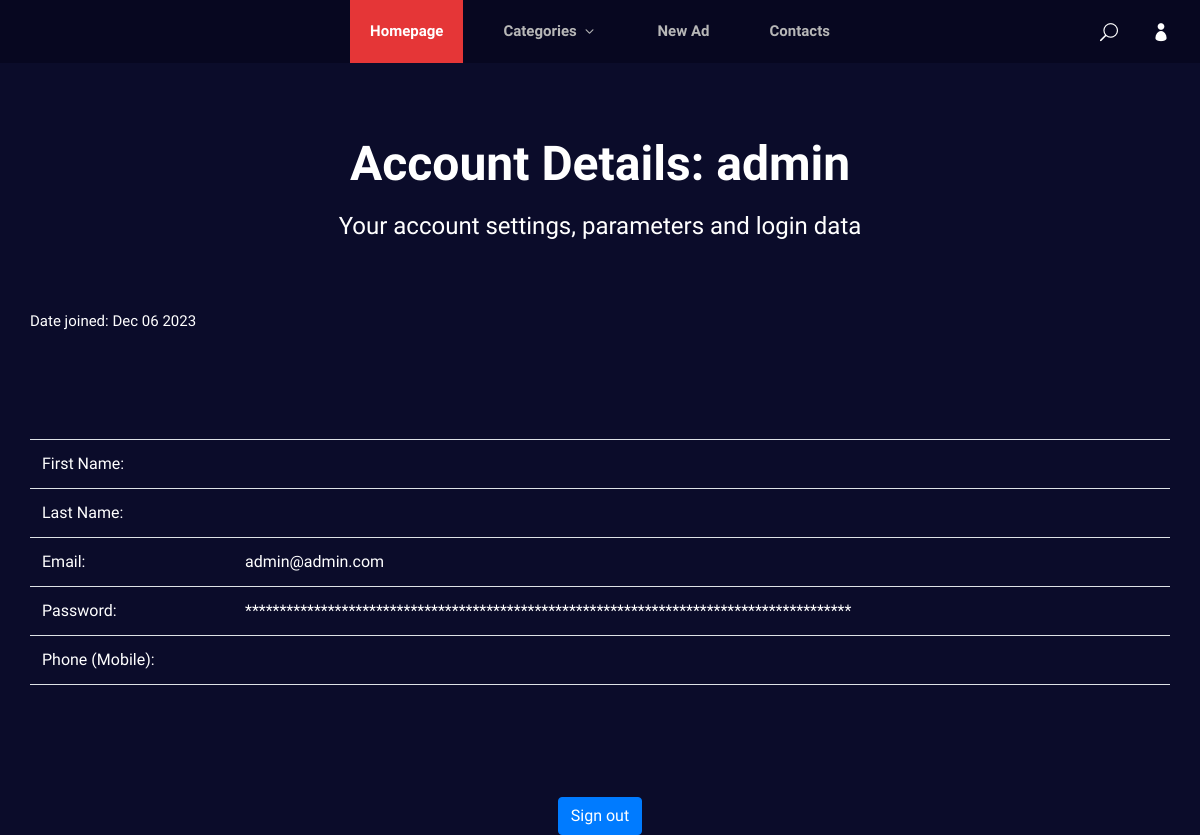
The page /users/my_account/ (signed in) on the database its author committed.
### users/models.py (models this page shows, shortened)
class CustomUser(AbstractUser):
    phone = models.CharField(max_length=15)

### users/views.py (the view)
# urls.py: path('my_account/', AccountDetailView.as_view(), name='account_details'),
class AccountDetailView(UserPassesTestMixin, DetailView):
    model = CustomUser
    template_name = 'account_details.html'
    context_object_name = 'account_details'
    @method_decorator(login_required)
    def dispatch(self, *args, **kwargs):
        return super().dispatch(*args, **kwargs)
    def test_func(self):
        return self.request.user == self.get_object()
    def get_object(self):
        return self.request.user
    def get_context_data(self, **kwargs):
        context = super().get_context_data(**kwargs)
        account_instance = self.object
        groups = account_instance.groups.all()
        context['groups'] = groups
        return context

### Ads/templatetags/custom_filters.py (called while the page is built)
@register.filter(name="hide_pass")
def hide_pass(value: str):
    return '*' * len(value)

### templates/account_details.html
{% extends 'flatpages/default.html' %}
{% load custom_filters %}
{% load static %}
{% block content %}
<br><br><br>
<div class="normal__breadcrumb__text">
    <h2>Account Details: {{request.user.username }}</h2>
    <p> Your account settings, parameters and login data </p>
</div>
 <section class="blog spad">
    <div class="text-white">
        <p class="text-white" align="left"> Date joined: {{ account_details.date_joined|date:'M d Y'  }}</p>
    </div>
</section>
<div class="text-white">
    <div class="normal__breadcrumb__text">
        <table style="width:100%" class="table">
            <tr>
                <td align="left" class="text-white">First Name:</td>
                <td align="left" class="text-white">{{ account_details.first_name }}</td>
            </tr>
            <tr>
                <td align="left" class="text-white"> Last Name: </td>
                <td align="left" class="text-white">{{ account_details.last_name }}</td>
            </tr>
            <tr>
                <td align="left" class="text-white"> Email: </td>
                <td align="left" class="text-white">{{ account_details.email }}</td>
            </tr>
            <tr>
                <td align="left" class="text-white">Password:</td>
                <td align="left" class="text-white">{{ account_details.password | hide_pass }}</td>
            </tr>
            <tr>
                <td align="left" class="text-white">Phone (Mobile):</td>
                <td align="left" class="text-white">{{ account_details.phone_1 }}</td>
            </tr>
            <tr><td></td><td></td></tr>
        </table>
    </div>
</div>
<br><br><br>
<a href="{% url 'account_logout' %}" class="btn btn-primary">Sign out</a>
{% endblock %}

### static/css/style.css (style rules this page uses)
html, body { height: 100%; font-family: "Mulish", sans-serif; -webkit-font-smoothing: antialiased; background: #0b0c2a; }
h1, h2, h3, h4, h5, h6 { margin: 0; color: #111111; font-weight: 400; font-family: "Mulish", sans-serif; }
h2 { font-size: 36px; }
p { font-size: 15px; font-family: "Mulish", sans-serif; color: #ffffff; font-weight: 400; line-height: 25px; margin: 0 0 15px 0; }
.spad { padding-top: 100px; padding-bottom: 100px; }
.text-white h1, .text-white h2, .text-white h3, .text-white h4, .text-white h5, .text-white h6, .text-white p, .text-white span, .text-white li, .text-white a { color: #fff; }
.normal__breadcrumb__text h2 { color: #ffffff; font-size: 48px; font-family: "Oswald", sans-serif; font-weight: 700; margin-bottom: 22px; }
.normal__breadcrumb__text p { color: #ffffff; font-size: 24px; margin-bottom: 0; }
.blog { padding-top: 70px; padding-bottom: 90px; }

### rows shown on the page
CustomUser: user.username "admin", date_joined "Dec 06 2023", email "admin@admin.com", password|hide_pass "****************************************************************************************"
